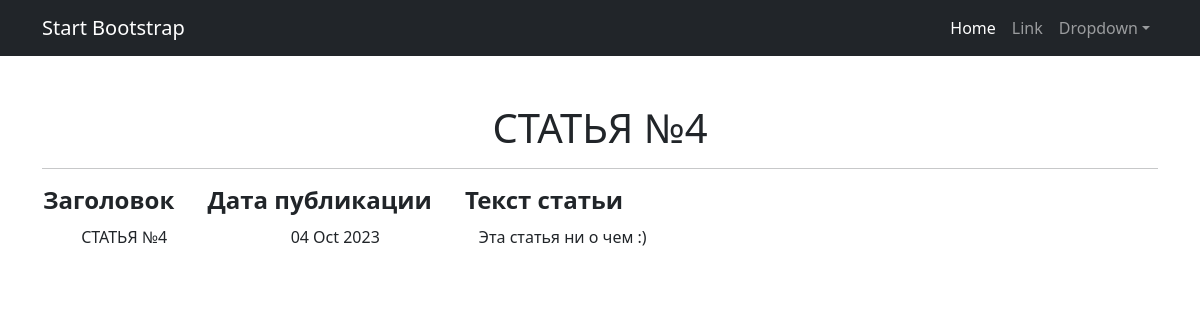
The page /posts/10 on the database its author committed.
### news/models.py (models this page shows, shortened)
class Post(models.Model):
    objects = None
    POST_TYPES = [
        ('ARTICLE', 'СТАТЬЯ'),
        ('NEWS', 'НОВОСТЬ'),
    ]
    author = models.ForeignKey(Author, on_delete=models.CASCADE, related_name='posts')
    post_type = models.CharField(max_length=10, choices=POST_TYPES)
    created_date = models.DateTimeField(auto_now_add=True)
    categories = models.ManyToManyField(Category, through='PostCategory')
    title = models.CharField(max_length=255, unique=True)
    text = models.TextField()
    rating = models.IntegerField(default=0)

### news/views.py (the view)
# urls.py: path('<int:pk>', NewsDetail.as_view()),
class NewsDetail(DetailView):
    model = Post
    template_name = 'post.html'  # Используем шаблон default.html
    context_object_name = 'post'

### templates/post.html (shortened to what this page needs)
{% extends 'flatpages/default.html' %}
{% block content %}
<h1>{{ post.title }}</h1>
   <hr>
 {% if post %}
       <table>
           <tr>
               <td> <h4><strong>Заголовок&nbsp;&nbsp;&nbsp;&nbsp;&nbsp;</strong></h4> </td>
               <td> <h4><strong>Дата публикации&nbsp;&nbsp;&nbsp;&nbsp;&nbsp;</strong></h4> </td>
               <td> <h4><strong>Текст статьи&nbsp;&nbsp;&nbsp;&nbsp;&nbsp;&nbsp;</strong></h4> </td>
           </tr>
           <tr>
               <td> {{ post.title }} </td>
               <td> {{ post.created_date|date:'d M Y' }} </td>
               <td> {{ post.text }} </td>
           </tr>
       </table>
{% else %}
       <h2>ТАКОЙ СТАТЬИ НЕТ!</h2>
{% endif %}
{% endblock content %}

### rows shown on the page
Post: title "СТАТЬЯ №4", created_date "04 Oct 2023", text "Эта статья ни о чем :)"
